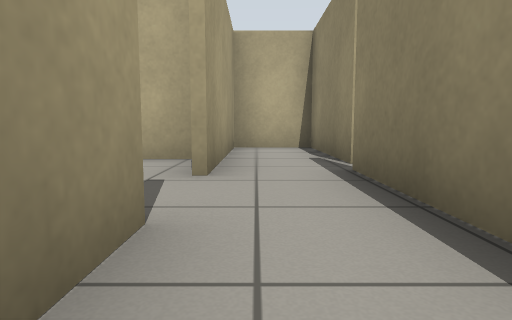
[1] (above)

14 first-person views from a walk through a robot-simulator world made for Gazebo. The camera is 0.5 m above the floor, tilts 6° down and sees 75° across. The floor is counted in squares, 1 m on a side. Each view is taken from the middle of a square. On the plan, view 1 faces up. The plan holds only what a view shows up to about 9 squares ahead; the rest is blank. Robots are left out.

[2]
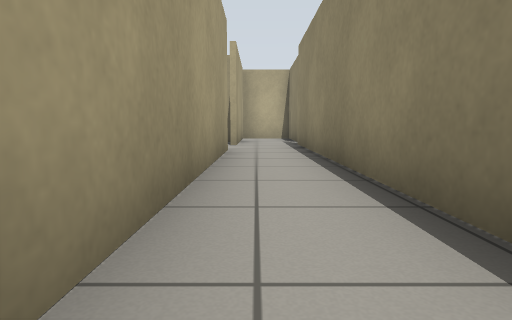

[3]
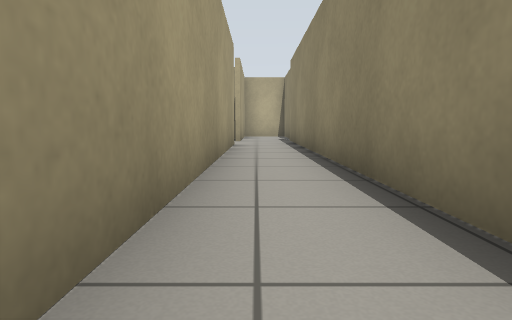

[4]
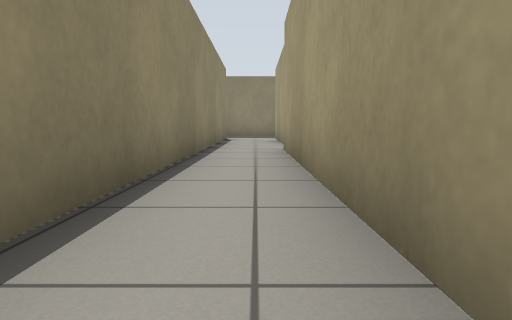

[5]
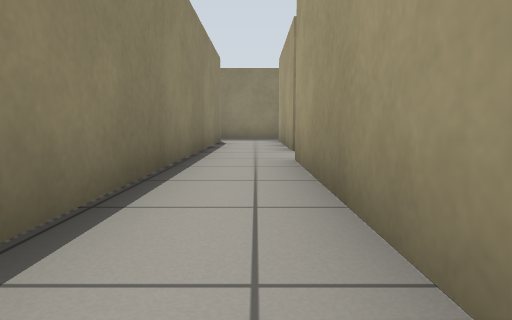

[6]
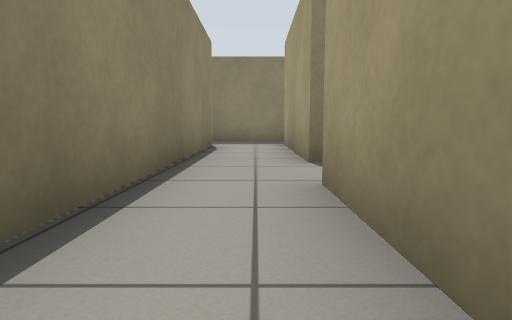

[7]
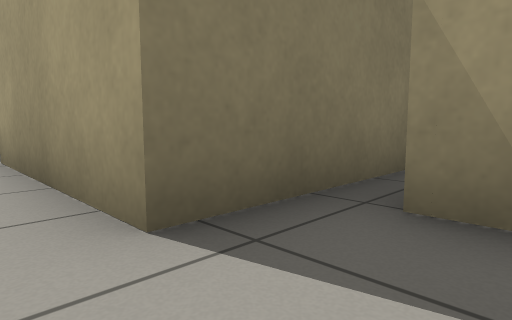

[8]
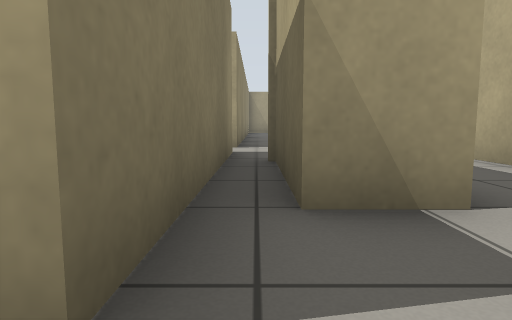

[9]
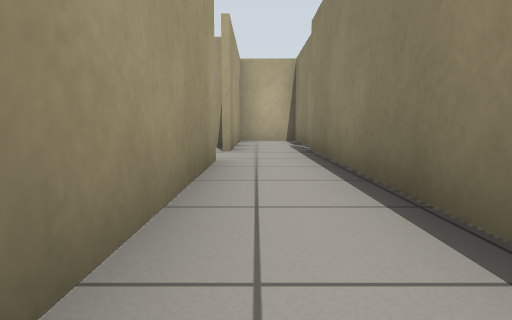

[10]
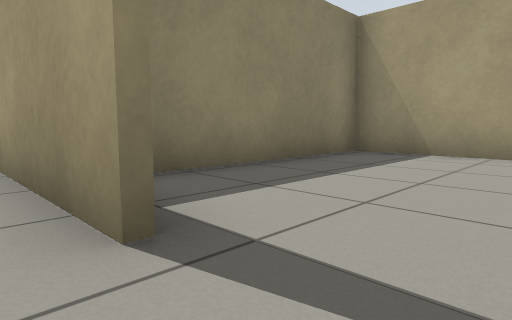

[11]
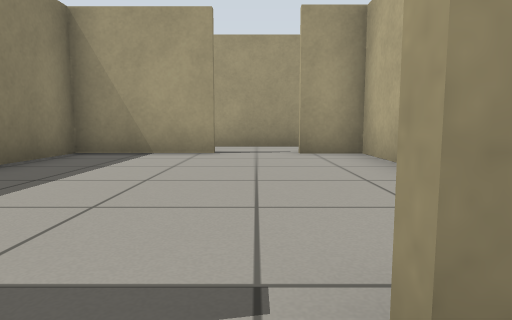

[12]
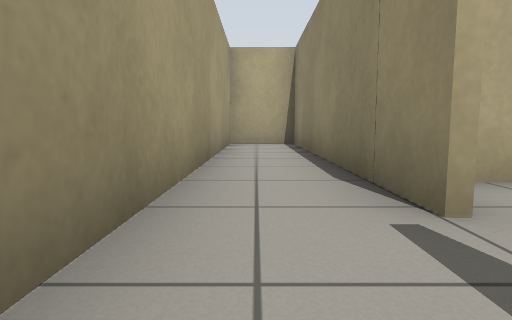

[13]
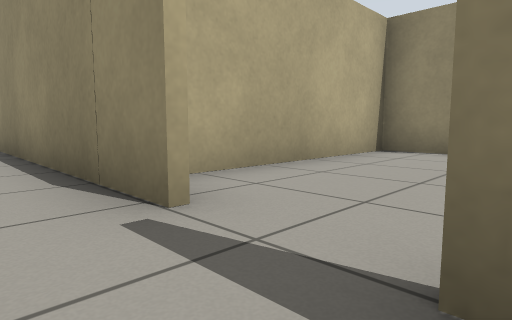

[14]
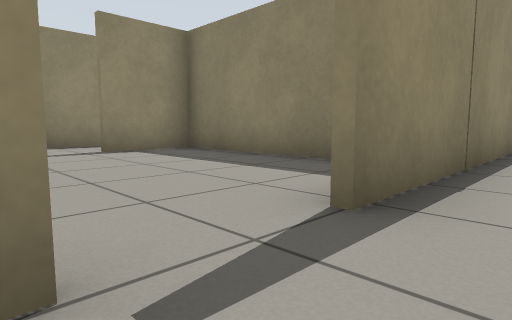

### Floor plan
Ten units are one square. View 1 is at (0, 0); x grows to the right and y downward. Boxes are objects, and circles mark ways between rooms. Rooms are numbered by the first view taken in them; rooms with no view inside come last. Other rooms are left out.
<svg viewBox="-82 -114 98 249">
<path fill="none" stroke="#000" d="M-6 -17 -6 109M-19 106 -19 117 -48 117M11 -42 11 -74 -6 -74 -6 -32M11 124 11 -37M-40 124 -6 124M-60 -37 -60 -109 -77 -109 -77 -20M-60 33 -60 -24M-7 -36 -7 -49 -59 -49 -59 -37M-59 -24 -59 2 -7 2 -7 -18"/>
<circle cx="-10" cy="-25" r="3" fill="#2a7"/>
<circle cx="-60" cy="-30" r="3" fill="#2a7"/>
<text x="0" y="40">1</text>
<text x="-70" y="-30">2</text>
<text x="-30" y="-30">3</text>
</svg>
Room 1 opens to room 3. Room 2 opens to room 3.

Where each view was taken, in squares from view 1:
view 1: 0 up, 0 right, facing up
view 2: 5 down, 0 right, facing up
view 3: 7 down, 0 right, facing up
view 4: 4 down, 0 right, facing down
view 5: 6 down, 0 right, facing down
view 6: 8 down, 0 right, facing down
view 7: 11 down, 0 right, facing down-left
view 8: 12 down, 0 right, facing left
view 9: 3 down, 0 right, facing up
view 10: 3 up, 0 right, facing down-left
view 11: 3 up, 0 right, facing left
view 12: 2 up, 7 left, facing up
view 13: 2 up, 7 left, facing up-right
view 14: 4 up, 7 left, facing down-right
